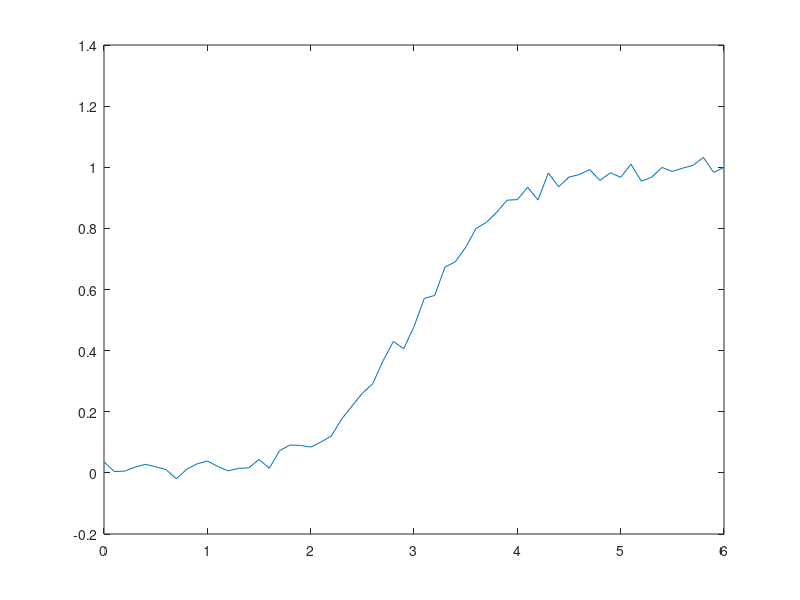

The MATLAB script that drew this image:
clear all
close all
more off
format short e 
rand('twister',sum(100*clock))

%% begin msli tex 
%% loglets for web 2.0
%% \[
%% p(t) = \frac{\kappa}{1 + \exp\left(\frac{\log_e(81)}{-\alpha} (t - \beta)\right)}
%% \]

%% \[
%% p(t) = \frac{k}{1 + \exp\left(\frac{\log_e(81)}{-a} (t - b)\right)}
%% \]

%% note that alpha = 0 could be numerical issue 

loglet = @(t,a,k,b)( (k ./ (1 + exp( -1.0 .*(log(81)./a) .* (t - b)))));

randnum = @(low,high) ( (high - low).* rand() + low);

%% REMEMBER to set number loglets 


t = 0:0.1:6;
t = t';

a = 2;
k = 1.0;
tm = 3;

noise = randn(size(t)) * 0.02;;

y = loglet(t,a,k,tm) + noise;

plot(t,y)

data = [t,y];

xlswrite('testdata.csv',data)






%% end msli tex

